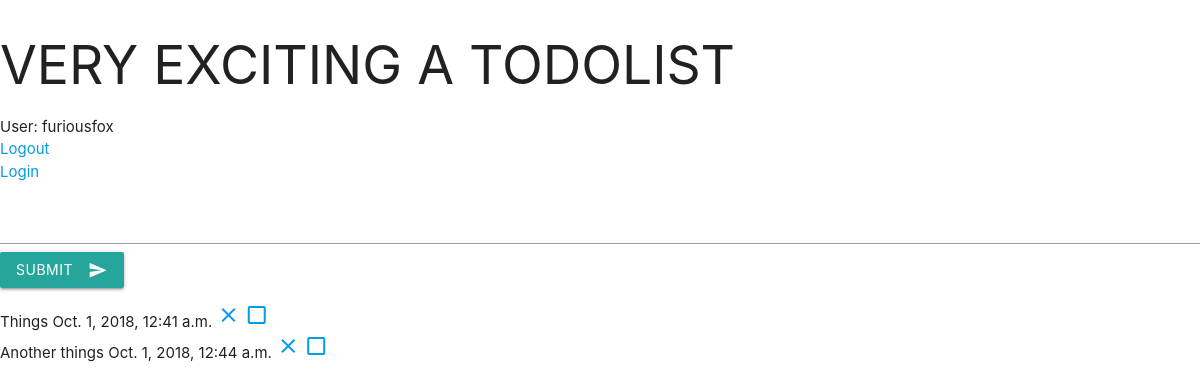
Screenshot of / (signed in) with the database file from the repository.
### todoapp/models.py (models this page shows, shortened)
class Todo(models.Model):
	user = models.ForeignKey(User, on_delete=models.CASCADE)
	body = models.CharField(max_length=250, null=True, blank=True)
	finished = models.BooleanField(default=False)
	create_date = models.DateTimeField(default=datetime.now())

### todoapp/views.py (the view)
# urls.py: path('', views.index, name='index'),
def index(request):
	if request.user.is_authenticated:
		todo_list = Todo.objects.filter(user=request.user)
	else :
		todo_list = []
	context = {'todo':todo_list}
	return render(request,'todoapp/index.html', context)

### todoapp/templates/todoapp/index.html (shortened to what this page needs)
{% extends 'todoapp/base.html' %}
{% load static %}
{% block content%}
<h2>VERY EXCITING A TODOLIST</h2>
{%include "todoapp/loginnav.html" %}
{%include "todoapp/add_todo.html" %}
{%include "todoapp/todo_display.html" %}
{% endblock %}

### todoapp/templates/todoapp/loginnav.html
	  <ul class="sidebar-nav">
   {% if user.is_authenticated %}
     <li>User: {{ user.get_username }}</li>
     <li><a href="{% url 'logout'%}?next={{request.path}}">Logout</a></li>
   {% endif %}
     <li><a href="{% url 'login'%}?next={{request.path}}">Login</a></li>
  </ul>

### todoapp/templates/todoapp/todo_display.html (shortened to what this page needs)
{% extends 'todoapp/base.html' %}
{% load static %}
{% block content%}
<ul>
{% if user.is_authenticated %}
    {% for task in todo %}
        <li>{{ task.body }}
        {{task.create_date}}
         	<a href="{% url 'todoapp:delete_todo' pk=task.id %}">
         <i class="material-icons">close</i>
         	</a>
         	<a href="{% url 'todoapp:finished_task' pk=task.id %}">
         	{% if task.finished%}
                <i class="material-icons">check_box</i>
         	{% else %}
                <i class="material-icons">check_box_outline_blank</i>
         	{% endif %}
         	</a>
        </li>
{% endfor %}
{% endif %}
</ul>
{% endblock %}

### rows the page displays
Todo: body "Things", create_date "Oct. 1, 2018, 12:41 a.m.", finished False (drawn)
Todo: body "Another things", create_date "Oct. 1, 2018, 12:44 a.m.", finished False (drawn)

### other values shown
{{ user.get_username }} "furiousfox"
